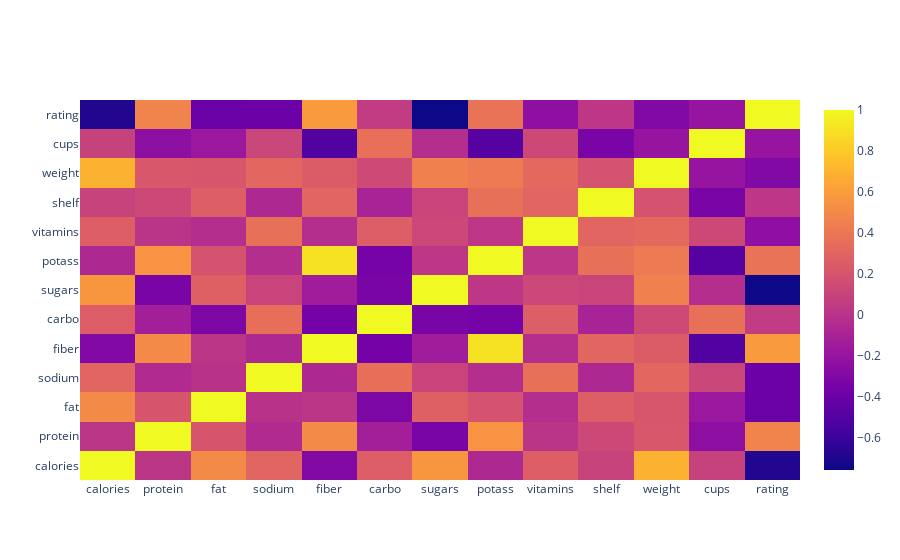

Here is the notebook cell this chart was saved with:
### Code cell
# correl = subset_data.corr()
correl = cereal_data.corr()

trace = go.Heatmap(z=correl.values,
                  x=correl.index.values,
                  y=correl.columns.values)
data=[trace]
plotly.offline.iplot(data, filename='basic-heatmap')

### Figure 1 — Plotly figure (JSON) as saved in the notebook; plotly's stock layout.template omitted (floating-point values rounded to 4 significant figures; data arrays with more than 128 entries replaced by an {"elided": "..."} marker saying what was removed)
{"data": [{"type": "heatmap", "x": ["calories", "protein", "fat", "sodium", "fiber", "carbo", "sugars", "potass", "vitamins", "shelf", "weight", "cups", "rating"], "y": ["calories", "protein", "fat", "sodium", "fiber", "carbo", "sugars", "potass", "vitamins", "shelf", "weight", "cups", "rating"], "z": {"elided": "13x13 float values"}}], "layout": {}}
